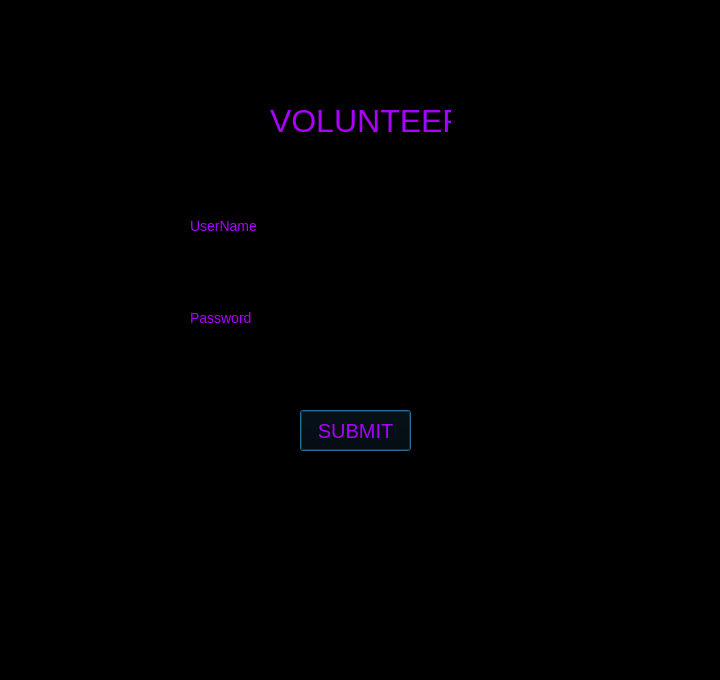
<?xml version="1.0" encoding="UTF-8"?>
<ui version="4.0">
 <class>Dialog</class>
 <widget class="QDialog" name="Dialog">
  <property name="geometry">
   <rect>
    <x>0</x>
    <y>0</y>
    <width>720</width>
    <height>680</height>
   </rect>
  </property>
  <property name="windowTitle">
   <string>Dialog</string>
  </property>
  <property name="styleSheet">
   <string notr="true">background-color: rgb(0, 0, 0);</string>
  </property>
  <widget class="QPushButton" name="submit">
   <property name="geometry">
    <rect>
     <x>300</x>
     <y>410</y>
     <width>111</width>
     <height>41</height>
    </rect>
   </property>
   <property name="styleSheet">
    <string notr="true">color: rgb(170, 0, 255);
font-size:20px;</string>
   </property>
   <property name="text">
    <string>SUBMIT</string>
   </property>
  </widget>
  <widget class="QLabel" name="label">
   <property name="geometry">
    <rect>
     <x>270</x>
     <y>80</y>
     <width>181</width>
     <height>81</height>
    </rect>
   </property>
   <property name="styleSheet">
    <string notr="true">color: rgb(170, 0, 255);
font-size:32px;</string>
   </property>
   <property name="text">
    <string>VOLUNTEER</string>
   </property>
  </widget>
  <widget class="QLabel" name="label_2">
   <property name="geometry">
    <rect>
     <x>190</x>
     <y>215</y>
     <width>81</width>
     <height>21</height>
    </rect>
   </property>
   <property name="styleSheet">
    <string notr="true">color: rgb(170, 0, 255);
font-size:14px;</string>
   </property>
   <property name="text">
    <string>UserName</string>
   </property>
  </widget>
  <widget class="QLabel" name="label_3">
   <property name="geometry">
    <rect>
     <x>190</x>
     <y>310</y>
     <width>81</width>
     <height>16</height>
    </rect>
   </property>
   <property name="styleSheet">
    <string notr="true">color: rgb(170, 0, 255);
font-size:14px;</string>
   </property>
   <property name="text">
    <string>Password</string>
   </property>
  </widget>
  <widget class="QLineEdit" name="username">
   <property name="geometry">
    <rect>
     <x>312</x>
     <y>210</y>
     <width>121</width>
     <height>31</height>
    </rect>
   </property>
   <property name="styleSheet">
    <string notr="true">color: rgb(170, 0, 255);
font-size:14px;</string>
   </property>
  </widget>
  <widget class="QLineEdit" name="password">
   <property name="geometry">
    <rect>
     <x>310</x>
     <y>300</y>
     <width>121</width>
     <height>31</height>
    </rect>
   </property>
   <property name="styleSheet">
    <string notr="true">color: rgb(170, 0, 255);
font-size:14px;</string>
   </property>
  </widget>
 </widget>
 <resources/>
 <connections/>
</ui>
